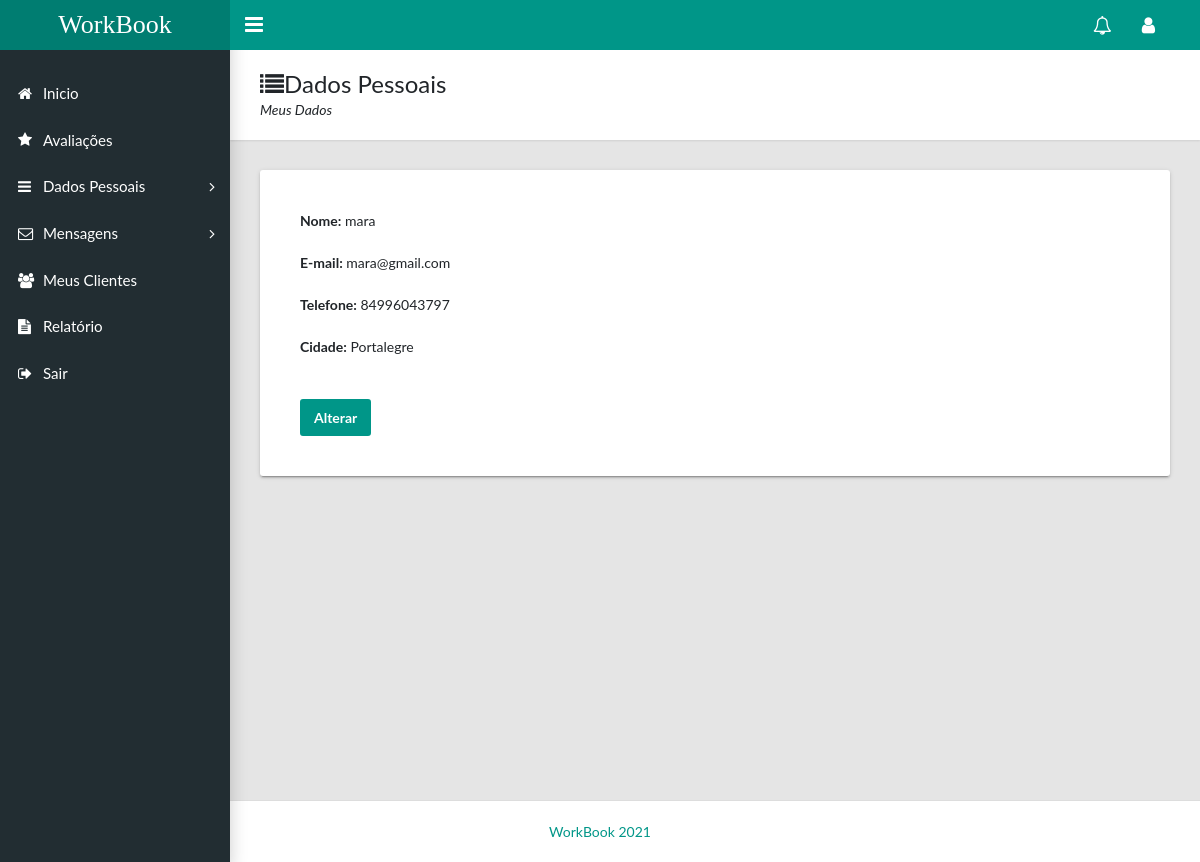
/usuario/detalhesusuario/10 (signed in), run on the app's committed database.
### usuario/models.py (models this page shows, shortened)
class Usuario(AbstractUser):
    nome = models.CharField('nome', max_length=250)
    email = models.EmailField()
    senha = models.CharField('senha', max_length=250)
    cidade = models.CharField('cidade', max_length=250)
    estado = models.CharField('estado', max_length=250)
    telefone = models.CharField('Telefone', max_length=20)
    perfil = models.OneToOneField(Perfil, on_delete=models.CASCADE, null=True, blank=True)
    is_staff = models.BooleanField(default=1)
    is_superuser = models.BooleanField(default=1)
    is_active = models.BooleanField(default=True)
    LOAN_STATUS = (
        ('profissional', 'Profissional'),
        ('cliente', 'Cliente'),
    )
    status = models.CharField(max_length=15, choices=LOAN_STATUS, blank=True)
    class Meta:
        db_table = 'usuario'

### usuario/views.py (the view)
# urls.py: path('detalhesusuario/<int:id>', views.detalhesusuario, name="detalhesusuario"),
@login_required(login_url='usuario:submit_login')
def detalhesusuario(request,id):
    data = {}
    usuario = Usuario.objects.get(id=id)
    form = FormDadosUsu(request.POST or None, instance=usuario)
    if form.is_valid():
        form.save()
        return redirect('disciplina:listar')
    data['form'] = form
    data['usuario'] = usuario
    return render(request, 'detalhesusuario.html', data)

### usuario/templates/detalhesusuario.html
{% extends 'model-page.html' %}
{% block content %}
{% load crispy_forms_tags %}
<main class="app-content">
<div class="app-title">
        <div>
            <h1><i class="fa fa-list"></i>Dados Pessoais</h1>
            <p>Meus Dados</p>
        </div>
    </div>
    <div class="row">
        <div class="col-md-12">
            <div class="tile">
                <div class="row">
                    <div class="col-lg-12">
                        <div class="card-body">
                            <b>Nome:</b> {{usuario.username}}<br><br/>
                            <b>E-mail:</b> {{usuario.email}}<br><br/>
                            <b>Telefone:</b> {{usuario.telefone}}<br><br/>
                            <b>Cidade:</b> {{usuario.cidade}}<br><br/>
                            <br/>
                            <div class="row">
                                <div class="col">
                                    <a class="btn btn-primary block" href="{% url 'usuario:alterarUsuario' request.user.id %}">Alterar</a>
                                </div>
                            </div>
                        </div>
                    </div>
                </div>
            </div>
        </div>
    </div>
</main>
{% endblock %}

### data on the page
Usuario: username "mara", email "mara@gmail.com", telefone "84996043797", cidade "Portalegre"
